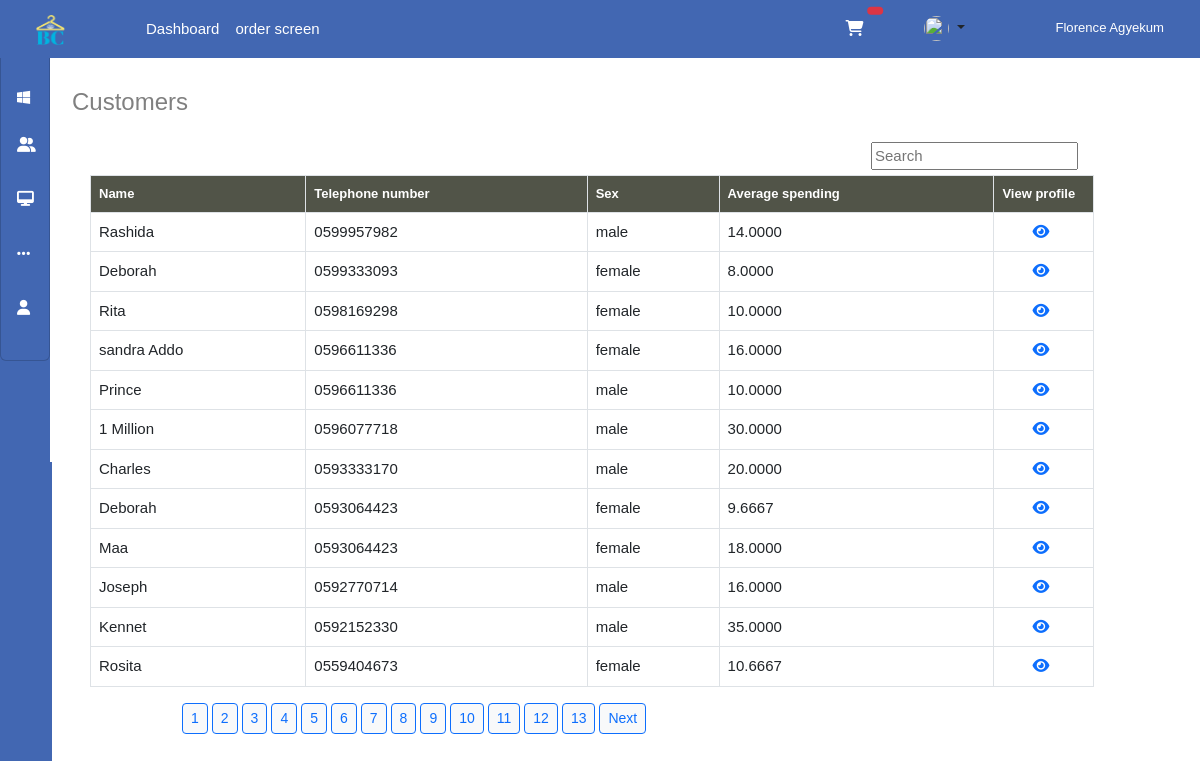
The page /customers.php (signed in) on the database its author committed.
### tables this page shows
CREATE TABLE `orderitems` (
  `id` int(255) NOT NULL,
  `order_id` varchar(255) NOT NULL,
  `item` varchar(255) NOT NULL,
  `quantity` int(255) NOT NULL,
  `customer` varchar(255) NOT NULL,
  `telephone` varchar(255) NOT NULL,
  `sex` varchar(255) NOT NULL,
  `paymethod` varchar(255) NOT NULL,
  `ExpressAmount` int(255) NOT NULL,
  `price` int(255) NOT NULL,
  `total` int(255) NOT NULL,
  `initialPayment` int(255) NOT NULL,
  `order_date` timestamp NOT NULL DEFAULT current_timestamp(),
  `servedby` varchar(255) NOT NULL,
  `Dates` varchar(255) NOT NULL,
  `completed` int(255) NOT NULL,
  `completed_date` varchar(255) NOT NULL,
  `Amount_due` int(11) GENERATED ALWAYS AS (`total` - `initialPayment`) VIRTUAL
);

### customers.php (the view, shortened to what this page needs)
<?php
include_once('./dbconfig/config.php');
$page = 1;
if (isset($_GET['page'])) {
  $page = $_GET['page'];
} else {
  $page = 1;
}
$start_from = ($page - 1) * 12;
$num_per_page = 12;
$searchValue = '';
$sql = "SELECT DISTINCT customer, id, sex, telephone, AVG(price) AS average_spending FROM orderitems WHERE customer LIKE '%$searchValue%' GROUP BY customer, telephone ORDER BY telephone DESC LIMIT $start_from, $num_per_page";
$res = mysqli_query($conn, $sql);
$total_rows_sql = "SELECT COUNT(DISTINCT customer, telephone) AS total FROM orderitems WHERE customer LIKE '%$searchValue%'";
$total_rows_result = mysqli_query($conn, $total_rows_sql);
$total_rows_row = mysqli_fetch_assoc($total_rows_result);
$total_rows = $total_rows_row['total'];
$total_pages = ceil($total_rows / $num_per_page);
?>
<!DOCTYPE html>
<html>
<head>
  <link rel="stylesheet" type="text/css" href="../bootstrap/bootstrap.css">
  <link rel="stylesheet" type="text/css" href="../fonts/all.css">
</head>
<body>
  <?php include_once('navbar.php') ?>
  <div class="container">
    <h4 style=" margin:30px; color: grey;">Customers</h4>
  </div>
  <div class="container">
    <input type="text" name="search" class="search" placeholder="Search" id="searchInput" value="<?php echo $searchValue; ?>" onkeyup="startSearchTimer()">
    <table class="table table-bordered fw-semilight ms-5 tab-1">
      <thead>
        <tr>
          <th scope="col">Name</th>
          <th scope="col">Telephone number</th>
          <th scope="col">Sex</th>
          <th scope="col">Average spending</th>
          <th scope="col" style="width: 100px">View profile</th>
        </tr>
      </thead>
      <tbody>
        <?php
        while ($rows = mysqli_fetch_assoc($res)) {
        ?>
          <tr>
            <td><?php echo $rows['customer'] ?></td>
            <td><?php echo $rows['telephone'] ?></td>
            <td><?php echo $rows['sex'] ?></td>
            <td><?php echo $rows['average_spending'] ?></td>
            <td><a href="customers.php?id=<?php echo $rows['id']; ?>"><i title="view" class="fa-solid fa-eye"></i></a></td>
          </tr>
        <?php } ?>
      </tbody>
    </table>
  </div>
  <?php
  for ($i = 1; $i <= $total_pages; $i++) {
    echo "<a class='btn-sm btnlink btn btn-primary text-primary bg-light' href='customers.php?page=$i'>$i</a>";
  }
  if ($page < $total_pages) {
    echo "<a class='btn btn-sm btnlink btn-primary text-primary bg-light' href='customers.php?page=" . ($page + 1) . "'>Next</a>";
  }
  ?>
</body>
</html>

### customers.php (style rules this page uses)
body { font-family: sans-serif; font-size: 15px; margin: 0; padding: 0; }
.table { max-width: 90%; }
.table thead { background-color: #515448; color: white; font-size: 13px; }
.fa-eye { margin-left: 30px; }
.btnlink { position: relative; left: 180px; margin: 2px; bottom: 2px; }
#searchInput { float: right; display: flex; position: relative; top: -5px; right: 80px; outline: none; }

### navbar.php (style rules this page uses)
body { font-family: sans-serif; font-size: 15px; margin: 0; padding: 0; }

### rows shown on the page
orderitems: customer "Rashida", telephone "0599957982", sex "male", average_spending "14.0000"
orderitems: customer "Deborah", telephone "0599333093", sex "female", average_spending "8.0000"
orderitems: customer "Rita", telephone "0598169298", sex "female", average_spending "10.0000"
orderitems: customer "sandra Addo", telephone "0596611336", sex "female", average_spending "16.0000"
orderitems: customer "Prince", telephone "0596611336", sex "male", average_spending "10.0000"
orderitems: customer "1 Million", telephone "0596077718", sex "male", average_spending "30.0000"
orderitems: customer "Charles", telephone "0593333170", sex "male", average_spending "20.0000"
orderitems: customer "Deborah", telephone "0593064423", sex "female", average_spending "9.6667"
orderitems: customer "Maa", telephone "0593064423", sex "female", average_spending "18.0000"
orderitems: customer "Joseph", telephone "0592770714", sex "male", average_spending "16.0000"
orderitems: customer "Kennet", telephone "0592152330", sex "male", average_spending "35.0000"
orderitems: customer "Rosita", telephone "0559404673", sex "female", average_spending "10.6667"

### other values the page prints
$_SESSION['employee'] "Florence Agyekum"
